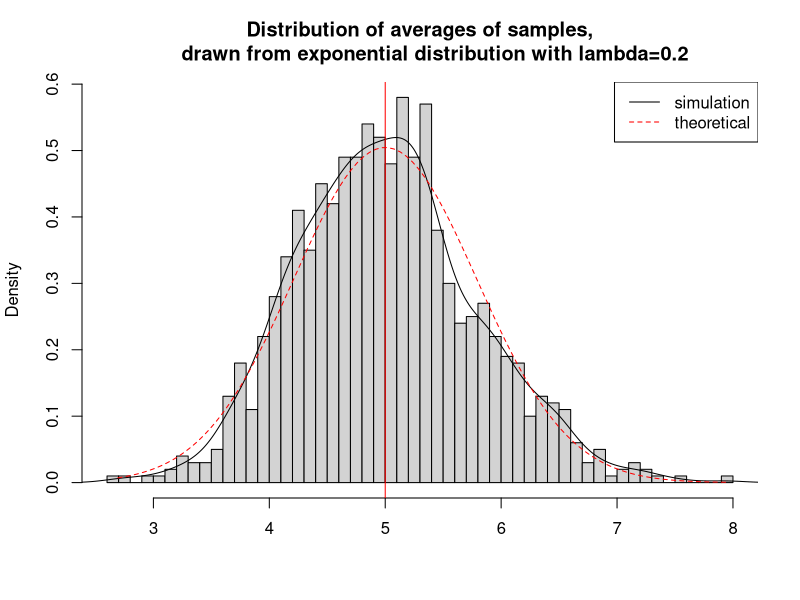

Write the R code that produced this figure.
## ---- chunk 1
# load necessary libraries
library(ggplot2)

# Set input parameters for simulation
lam <- 0.2 # lambda for rexp
ne <- 40 # number of exponentials
nSim <- 1000 # number of simulations

# set seed for reproducibility
set.seed(679)

#Run test to calculate mean.It will be an ne x nSim matrix
expDist <- matrix(data=rexp(ne*nSim,lam),nrow=nSim)
expDistMean <- data.frame(means=apply(expDist, 1, mean))
# Avearge Sample Mean of 1000 Simulations
meanDist <- mean(expDistMean$means)
## ---- chunk 2
meanDist
## ---- chunk 3
1/lam
## ---- chunk 4
sampVar <- var(expDistMean$means) # Sample variance
theoVar <- (1/lam)^2/ne # theoretical variance
sampVar
theoVar
## ---- chunk 5
#plot the means
mu <- 1/lam
sd <- 1/lam/sqrt(ne)
# plot the histogram of averages
hist(expDistMean$means, breaks=50, prob=TRUE,
     main="Distribution of averages of samples,
     drawn from exponential distribution with lambda=0.2",
     xlab="")
# density of the averages of samples
lines(density(expDistMean$means))
# theoretical center of distribution
abline(v=1/lam, col="red")
# theoretical density of the averages of samples
xfit <- seq(min(expDistMean$means), max(expDistMean$means), length=100)
yfit <- dnorm(xfit, mean=mu, sd = sd)
lines(xfit, yfit, pch=22, col="red", lty=2)
# add legend
legend('topright', c("simulation", "theoretical"), lty=c(1,2), col=c("black", "red"))
